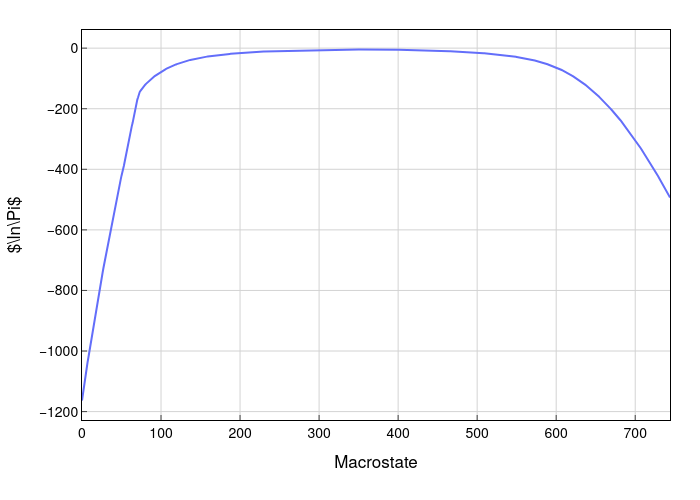

Notebook code for this chart:
### Markdown cell above
If you want to investigate in more detail how MPD changes with fugacity, you can use the `reweight_to_fug` function to do so.

### Code cell
mpd_mof303.reweight_to_fug(500, inplace=True)
mpd_mof303.plot()

### Figure 1 — Plotly figure (JSON) as saved in the notebook; plotly's stock layout.template omitted (floating-point values rounded to 4 significant figures; data arrays with more than 128 entries replaced by an {"elided": "..."} marker saying what was removed)
{"data": [{"mode": "lines", "x": {"elided": "745 int values"}, "y": {"elided": "745 float values"}, "type": "scatter"}], "layout": {"font": {"family": "Helvetica Neue", "size": 14, "color": "black"}, "xaxis": {"title": {"text": "Macrostate"}, "tickfont": {"family": "Helvetica Neue", "size": 14, "color": "black"}, "showline": true, "linewidth": 1, "linecolor": "black", "gridcolor": "lightgrey", "mirror": true, "zeroline": false, "ticks": "inside"}, "yaxis": {"title": {"text": "$\\ln\\Pi$"}, "tickfont": {"family": "Helvetica Neue", "size": 14, "color": "black"}, "showline": true, "linewidth": 1, "linecolor": "black", "gridcolor": "lightgrey", "mirror": true, "zeroline": false, "ticks": "inside"}, "margin": {"r": 30, "t": 30}, "plot_bgcolor": "white", "width": 700, "height": 500}}
